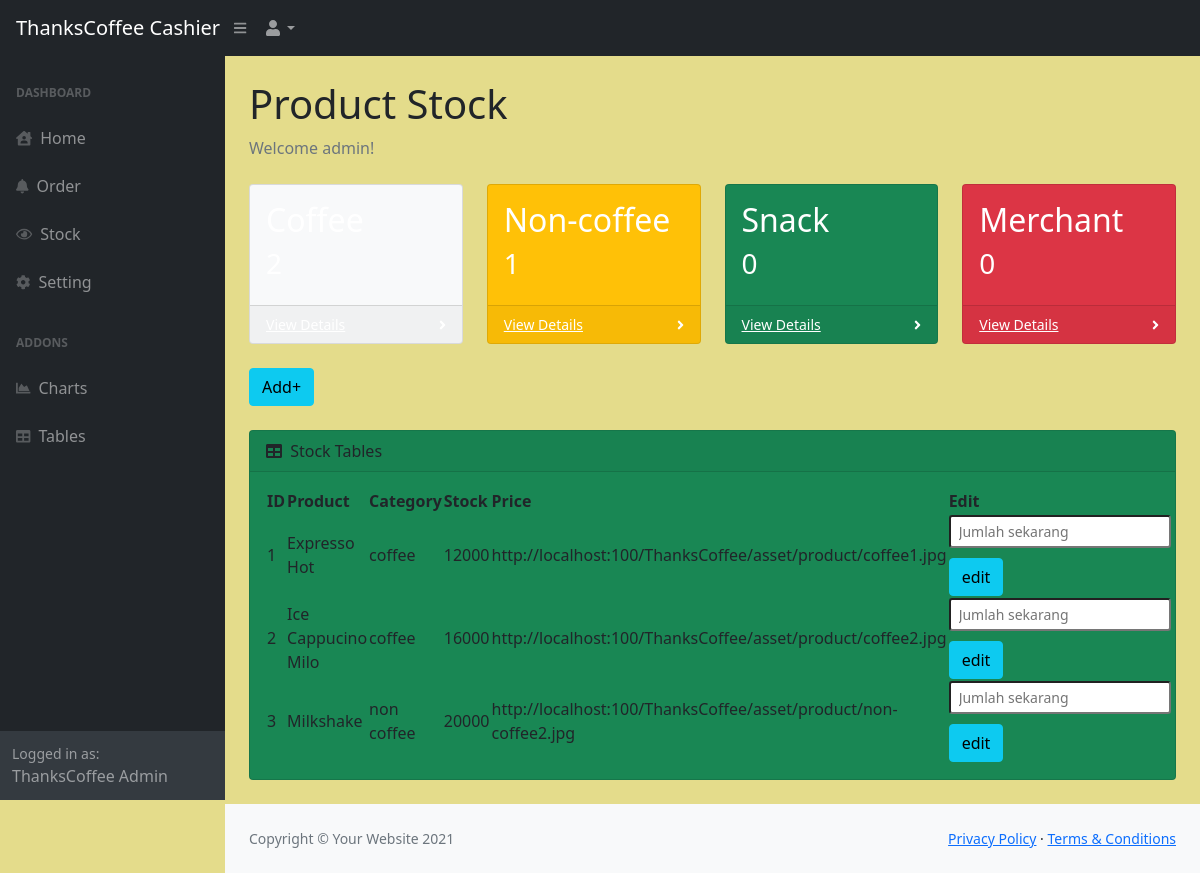
Page /admin/stock.php on the committed database.
### tables this page shows
CREATE TABLE `product` (
  `id_product` int(11) NOT NULL,
  `nama` varchar(50) DEFAULT NULL,
  `kategori` varchar(11) DEFAULT NULL,
  `harga` int(11) DEFAULT NULL,
  `gambar` varchar(100) DEFAULT NULL
);

### admin/stock.php (the view, shortened to what this page needs)
<?php
    include '../db/koneksi.php';
?>
<!DOCTYPE html>
<html lang="en">
    <head>
        <link href="https://cdn.jsdelivr.net/npm/simple-datatables@latest/dist/style.css" rel="stylesheet" />
        <link href="css/styles.css" rel="stylesheet" />
    </head>
    <body class="sb-nav-fixed">
        <nav class="sb-topnav navbar navbar-expand navbar-dark bg-dark">
            <a class="navbar-brand ps-3" href="index.php">ThanksCoffee Cashier</a>
            <button class="btn btn-link btn-sm order-1 order-lg-0 me-4 me-lg-0" id="sidebarToggle" href="#!"><i class="fas fa-bars"></i></button>
            <ul class="navbar-nav ms-auto ms-md-0 me-3 me-lg-4">
                <li class="nav-item dropdown">
                    <a class="nav-link dropdown-toggle" id="navbarDropdown" href="#" role="button" data-bs-toggle="dropdown" aria-expanded="false"><i class="fas fa-user fa-fw"></i></a>
                </li>
            </ul>
        </nav>
        <div id="layoutSidenav">
            <div id="layoutSidenav_nav">
                <nav class="sb-sidenav accordion sb-sidenav-dark" id="sidenavAccordion">
                    <div class="sb-sidenav-menu">
                        <div class="nav">
                            <div class="sb-sidenav-menu-heading">dashboard</div>
                            <a class="nav-link" href="index.php">
                                <div class="sb-nav-link-icon"><i class="fas fa-house-user"></i></div>
                                Home
                            </a>
                            <a class="nav-link" href="order.php">
                                <div class="sb-nav-link-icon"><i class="fas fa-bell"></i></div>
                                Order
                            </a>
                            <a class="nav-link" href="stock.php">
                                <div class="sb-nav-link-icon"><i class="far fa-eye"></i></div>
                                Stock
                            </a>
                            <a class="nav-link" href="pengaturan.php">
                                <div class="sb-nav-link-icon"><i class="fa fa-cog"></i></div>
                                Setting
                            </a>
                            <div class="sb-sidenav-menu-heading">Addons</div>
                            <a class="nav-link" href="charts.php">
                                <div class="sb-nav-link-icon"><i class="fas fa-chart-area"></i></div>
                                Charts
                            </a>
                            <a class="nav-link" href="tables.php">
                                <div class="sb-nav-link-icon"><i class="fas fa-table"></i></div>
                                Tables
                            </a>
                        </div>
                    </div>
                    <div class="sb-sidenav-footer">
                        <div class="small">Logged in as:</div>
                        ThanksCoffee Admin
                    </div>
                </nav>
            </div>
            <div id="layoutSidenav_content">
                <main>
                    <div class="container-fluid px-4">
                        <h1 class="mt-4">Product Stock</h1>
                        <ol class="breadcrumb mb-4">
                            <li class="breadcrumb-item active">Welcome admin! </li>
                        </ol>
                        <div class="row">
                            <div class="col-xl-3 col-md-6">
                                <div class="card bg-primary text-white mb-4">
                                    <div class="card-body"><h2>Coffee</h2>
                                    <?php
                                    $sql = "SELECT * FROM product WHERE kategori = 'coffee'";
                                    $result = mysqli_query($koneksi,$sql);
                                    if(is_null($result)){
                                        echo "<h3>0</h3>";
                                    }else{
                                        echo "<h3>".(mysqli_num_rows($result))."</h3>";
                                    }
                                    ?>
                                    </div>
                                    <div class="card-footer d-flex align-items-center justify-content-between">
                                        <a class="small text-white stretched-link" href="#">View Details</a>
                                        <div class="small text-white"><i class="fas fa-angle-right"></i></div>
                                    </div>
                                </div>
                            </div>
                            <div class="col-xl-3 col-md-6">
                                <div class="card bg-warning text-white mb-4">
                                    <div class="card-body"><h2>Non-coffee</h2>
                                    <?php
                                    $sql = "SELECT * FROM product WHERE kategori = 'non coffee'";
                                    $result = mysqli_query($koneksi,$sql);
                                    if(is_null($result)){
                                        echo "<h3>0</h3>";
                                    }else{
                                        echo "<h3>".(mysqli_num_rows($result))."</h3>";
                                    }
                                    ?>
                                    </div>
                                    <div class="card-footer d-flex align-items-center justify-content-between">
                                        <a class="small text-white stretched-link" href="#">View Details</a>
                                        <div class="small text-white"><i class="fas fa-angle-right"></i></div>
                                    </div>
                                </div>
                            </div>
                            <div class="col-xl-3 col-md-6">
                                <div class="card bg-success text-white mb-4">
                                    <div class="card-body"><h2>Snack</h2>
                                    <?php
                                    $sql = "SELECT * FROM product WHERE kategori = 'snack'";
                                    $result = mysqli_query($koneksi,$sql);
                                    if(is_null($result)){
                                        echo "<h3>0</h3>";
                                    }else{
                                        echo "<h3>".(mysqli_num_rows($result))."</h3>";
                                    }
                                    ?>
                                </div>
                                    <div class="card-footer d-flex align-items-center justify-content-between">
                                        <a class="small text-white stretched-link" href="#">View Details</a>
                                        <div class="small text-white"><i class="fas fa-angle-right"></i></div>
                                    </div>
                                </div>
                            </div>
                            <div class="col-xl-3 col-md-6">
                                <div class="card bg-danger text-white mb-4">
                                    <div class="card-body"><h2>Merchant</h2>
                                    <?php
                                    $sql = "SELECT * FROM product WHERE kategori = 'merchant'";
                                    $result = mysqli_query($koneksi,$sql);
                                    if(is_null($result)){
                                        echo "<h3>0</h3>";
                                    }else{
                                        echo "<h3>".(mysqli_num_rows($result))."</h3>";
                                    }
                                    ?>
                                </div>
                                    <div class="card-footer d-flex align-items-center justify-content-between">
                                        <a class="small text-white stretched-link" href="#">View Details</a>
                                        <div class="small text-white"><i class="fas fa-angle-right"></i></div>
                                    </div>
                                </div>
                            </div>
                        </div>
                          <button type="button" class="btn btn-info mb-4" data-bs-toggle="modal" data-bs-target="#myModal">
                            Add+
                          </button>
                        <div class="card mb-4">
                            <div class="card-header">
                                <i class="fas fa-table me-1"></i>
                                Stock Tables
                            </div>
                            <div class="card-body">
                                <table id="datatablesSimple">
                                    <thead>
                                        <tr>
                                            <th>ID</th>
                                            <th>Product</th>
                                            <th>Category</th>
                                            <th>Stock</th>
                                            <th>Price</th>
                                            <th>Edit</th>
                                        </tr>
                                    </thead>
                                    <tbody>
                                    <?php
                                    $sql = "SELECT * FROM product";
                                    $result = mysqli_query($koneksi,$sql);
                                    while($row = mysqli_fetch_row($result)){
                                       echo "<tr>";
                                        echo "<td>".$row[0]."</td>";
                                        echo "<td>".$row[1]."</td>";
                                        echo "<td>".$row[2]."</td>";
                                        echo "<td>".$row[3]."</td>";
                                        echo "<td>".$row[4]."</td>";
                                        echo "<td>";
                                            echo "<form method='post' action='editstock.php'>";
                                            echo "<input type='number' class='form-control-sm' placeholder='Jumlah sekarang' name = 'param'><br/>";
                                            echo "<input type='submit' class='btn btn-info' style='margin-top:10px' value='edit'></input>";
                                            echo "</form>";
                                        echo "</td>";
                                        echo "</tr>";
                                    }
                                    ?>
                                    </tbody>
                                </table>
                            </div>
                        </div>
                    </div>
                </main>
                <footer class="py-4 bg-light mt-auto">
                    <div class="container-fluid px-4">
                        <div class="d-flex align-items-center justify-content-between small">
                            <div class="text-muted">Copyright &copy; Your Website 2021</div>
                            <div>
                                <a href="#">Privacy Policy</a>
                                &middot;
                                <a href="#">Terms &amp; Conditions</a>
                            </div>
                        </div>
                    </div>
                </footer>
            </div>
        </div>
    </body>
</html>

### rows in the picture
product: id_product "1", nama "Expresso Hot", kategori "coffee", harga "12000", gambar "http://localhost:100/ThanksCoffee/asset/product/coffee1.jpg"
product: id_product "2", nama "Ice Cappucino Milo", kategori "coffee", harga "16000", gambar "http://localhost:100/ThanksCoffee/asset/product/coffee2.jpg"
product: id_product "3", nama "Milkshake", kategori "non coffee", harga "20000", gambar "http://localhost:100/ThanksCoffee/asset/product/non-coffee2.jpg"

### other values in the picture
mysqli_num_rows($result) "1"
mysqli_num_rows($result) "0"
